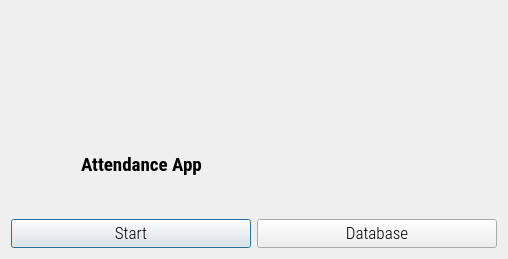
<?xml version="1.0" encoding="UTF-8"?>
<ui version="4.0">
 <class>Dialog</class>
 <widget class="QDialog" name="Dialog">
  <property name="geometry">
   <rect>
    <x>0</x>
    <y>0</y>
    <width>508</width>
    <height>259</height>
   </rect>
  </property>
  <property name="minimumSize">
   <size>
    <width>508</width>
    <height>259</height>
   </size>
  </property>
  <property name="maximumSize">
   <size>
    <width>508</width>
    <height>259</height>
   </size>
  </property>
  <property name="windowTitle">
   <string>Face Recognition Time Attendance App</string>
  </property>
  <property name="windowIcon">
   <iconset>
    <normaloff>logo.png</normaloff>logo.png</iconset>
  </property>
  <layout class="QGridLayout" name="gridLayout">
   <item row="2" column="0">
    <widget class="QPushButton" name="runButton">
     <property name="font">
      <font>
       <family>Roboto Condensed Light</family>
       <pointsize>13</pointsize>
      </font>
     </property>
     <property name="text">
      <string>Start</string>
     </property>
    </widget>
   </item>
   <item row="2" column="1">
    <widget class="QPushButton" name="runButton_2">
     <property name="font">
      <font>
       <family>Roboto Condensed Light</family>
       <pointsize>13</pointsize>
      </font>
     </property>
     <property name="text">
      <string>Database</string>
     </property>
    </widget>
   </item>
   <item row="0" column="0" colspan="2">
    <widget class="QLabel" name="logolabel">
     <property name="text">
      <string/>
     </property>
     <property name="pixmap">
      <pixmap>new.jpg</pixmap>
     </property>
    </widget>
   </item>
   <item row="1" column="0" colspan="2">
    <widget class="QLabel" name="filelabel">
     <property name="font">
      <font>
       <family>Roboto Condensed</family>
       <pointsize>14</pointsize>
       <weight>75</weight>
       <bold>true</bold>
      </font>
     </property>
     <property name="text">
      <string>                Attendance App</string>
     </property>
    </widget>
   </item>
  </layout>
 </widget>
 <resources>
  <include location="resource.qrc"/>
 </resources>
 <connections/>
</ui>
